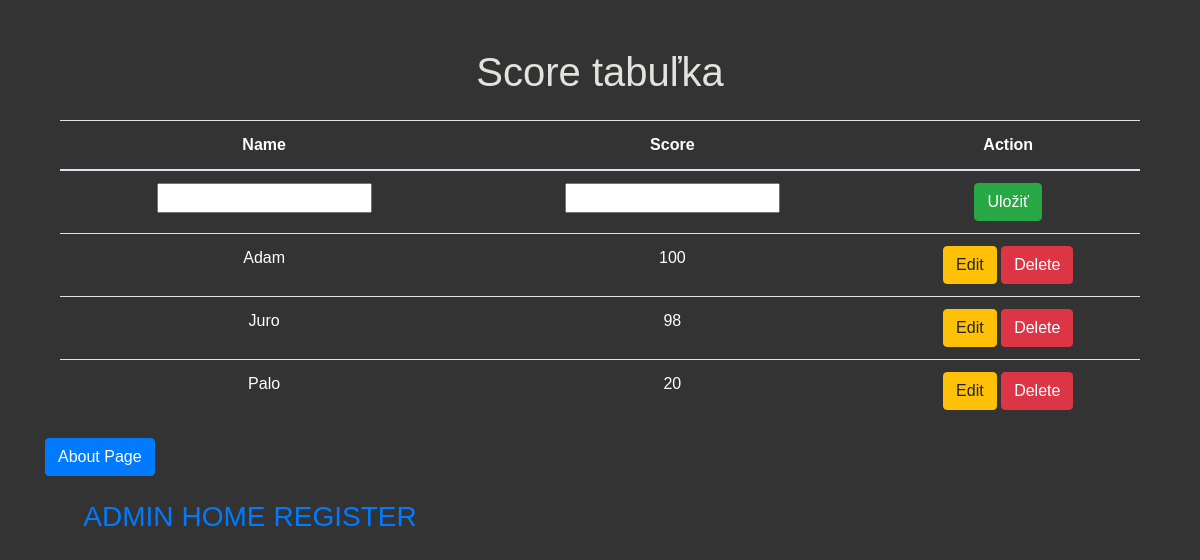
/, run on an earlier commit of the app's database.
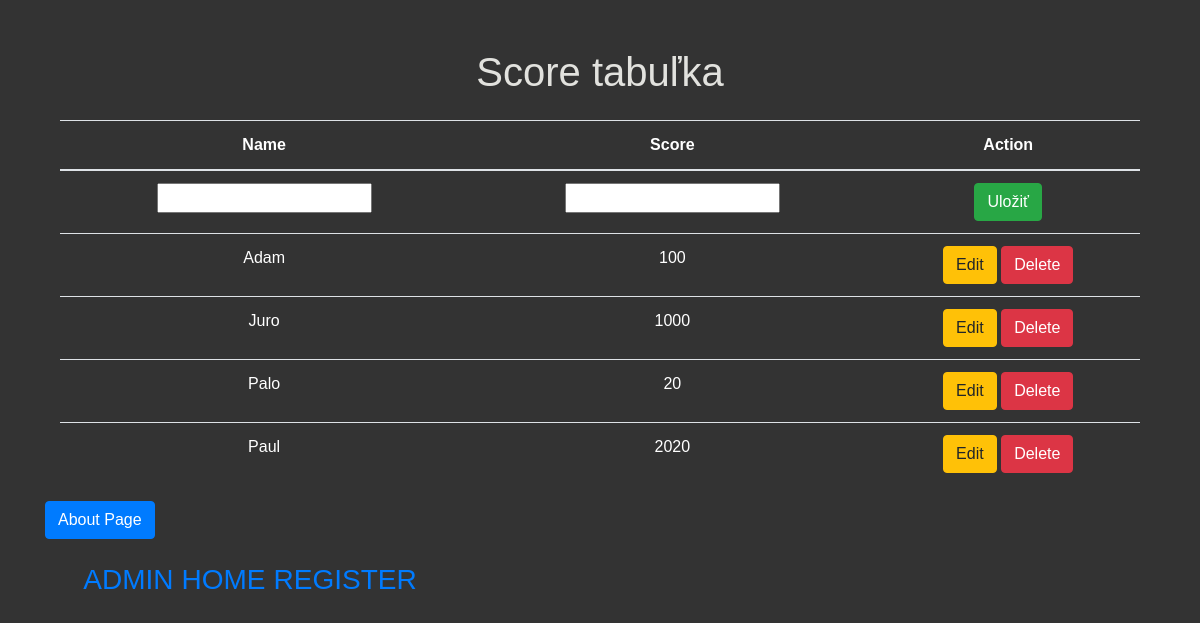
And on a later commit of the database.
### score/models.py (models this page shows, shortened)
class Score(models.Model):
    name = models.CharField(max_length=50)
    value = models.PositiveSmallIntegerField()
    class Meta:
        ordering = ['name']

### score/views.py (the view, shortened to what this page needs)
# urls.py: path('', views.index, name='index'),
def index(request):
    context = {}
    form = ScoreForm()
    scores = Score.objects.all()
    context['scores'] = scores
    context['title'] = 'Home'
    context['form'] = form
    return render(request, 'score/index.html', context)

### score/forms.py
class ScoreForm(forms.ModelForm):
    class Meta:
        model = Score
        fields = ['name', 'value']

### score/templates/score/index.html (shortened to what this page needs)
{% extends 'base.html' %}
{% block content %}
<div class="container text-center mt-5">
    <h1>Score tabuľka</h1>
    <form method="post" action="{% url 'index' %}">
        <table class="table mt-4">
            <thead>
                <tr>
                    <th scope="col-3" class="text-white">Name</th>
                    <th scope="col-3" class="text-white">Score</th>
                    <th scope="col-3" class="text-white">Action</th>
                </tr>
                {% if not form.instance.id %}
                    <tr>
                        {% include 'save.html' %}
                    </tr>
                {% endif %}
            </thead>
            <tbody>
                {% for score in scores %}
                    <tr>
                        {% if form.instance.id == score.id %}
                            {% include 'save.html' %}
                        {% else %}
                            <td class="text-white">{{ score.name }}</td>
                            <td class="text-white">{{ score.value }}</td>
                            <td>
                                <button class="btn btn-warning" formnovalidate name="edit" value="{{score.id}}">Edit</button>
                                <button class="btn btn-danger" formnovalidate name="delete" value="{{score.id}}">Delete</button>
                            </td>
                        {% endif %}
                    </tr>
                {% endfor %}
            </tbody>
        </table>
    </form>
</div>
    <a class="btn btn-primary" href="{% url 'about' %}">About Page</a>
</div>
{% endblock %}

What changed in the data, as far as the page shows it:
changed Score "Juro": value "98" → "1000"
added Score: name "Paul", value "2020", {{ score.id }} 9 (drawn)
